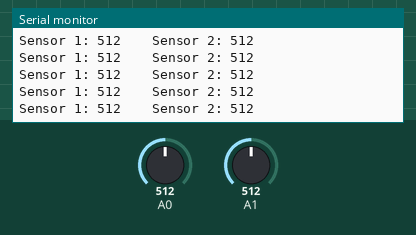
The sketch below on a simulated Arduino Uno, built with avr-gcc and run on an emulated ATmega328P. Shown: the last lines printed to the serial monitor. The test bench sets the inputs (shaded band); at power-on: A0 = 512, A1 = 512.

Above: at 1.2 s.
1.3 s: A0 set to 111
At 2.4 s:
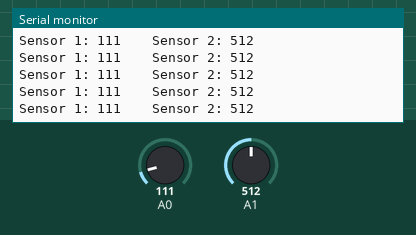
4.3 s: A0 set to 92
At 5.1 s:
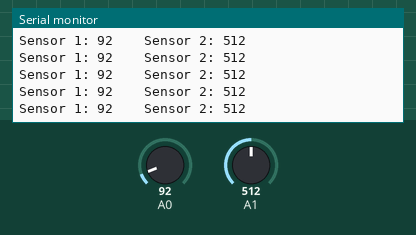
7.3 s: A1 set to 11
At 8.0 s:
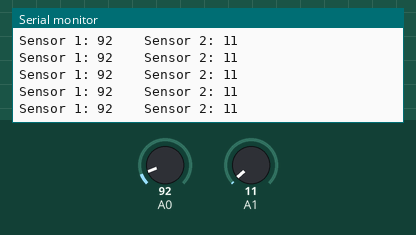
8.8 s: A1 set to 8
At 9.9 s:
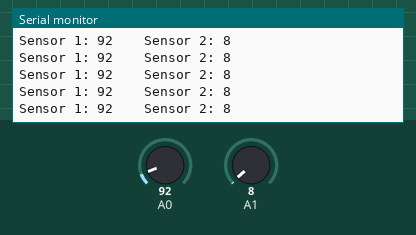
14.8 s: A1 set to 95
At 15.7 s:
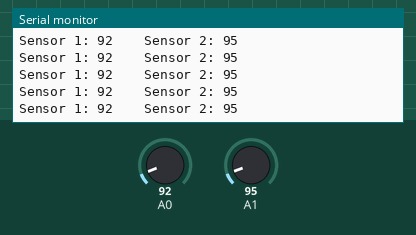
16.3 s: A1 set to 107
At 16.9 s:
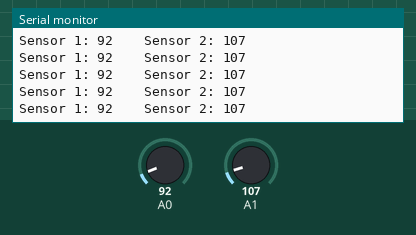
Timing chart, 0 to 19.3 s (numbered marks = the images above; inputs shaded):
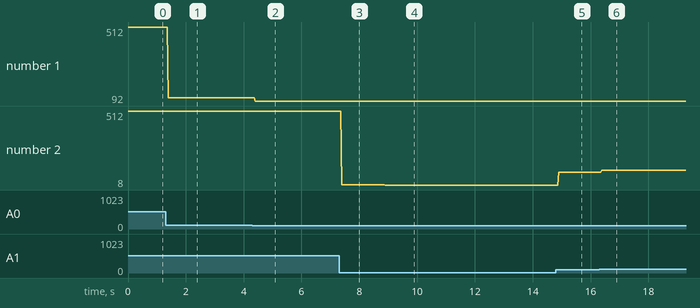

Measured:
- after the input at 1.3 s, the serial monitor: prints a new line after 0.10 s (image 1)
- after the input at 4.3 s, the serial monitor: prints a new line after 0.09 s (image 2)
- after the input at 7.3 s, the serial monitor: prints a new line after 0.09 s (image 3)
- after the input at 8.8 s, the serial monitor: prints a new line after 0.09 s (image 4)
- after the input at 14.8 s, the serial monitor: prints a new line after 0.09 s (image 5)
- after the input at 16.3 s, the serial monitor: prints a new line after 0.09 s (image 6)
- plotted number 1: 512 → 111 after the input at 1.3 s, 111 → 92 after the input at 4.3 s
- plotted number 2: 512 → 11 after the input at 7.3 s, 11 → 8 after the input at 8.8 s, 8 → 95 after the input at 14.8 s, 95 → 107 after the input at 16.3 s

The sketch:

BendSensorSerialRead.ino
```cpp
#include <SoftwareSerial.h>

void setup() {
  // put your setup code here, to run once:
  Serial.begin(9600);
}

void loop() {
  // put your main code here, to run repeatedly:
  int sensor1 = analogRead(A0);
  int sensor2 = analogRead(A1);
  Serial.print("Sensor 1: ");
  Serial.print(sensor1);
  Serial.print("    Sensor 2: ");
  Serial.print(sensor2);
  Serial.println();
}
```
